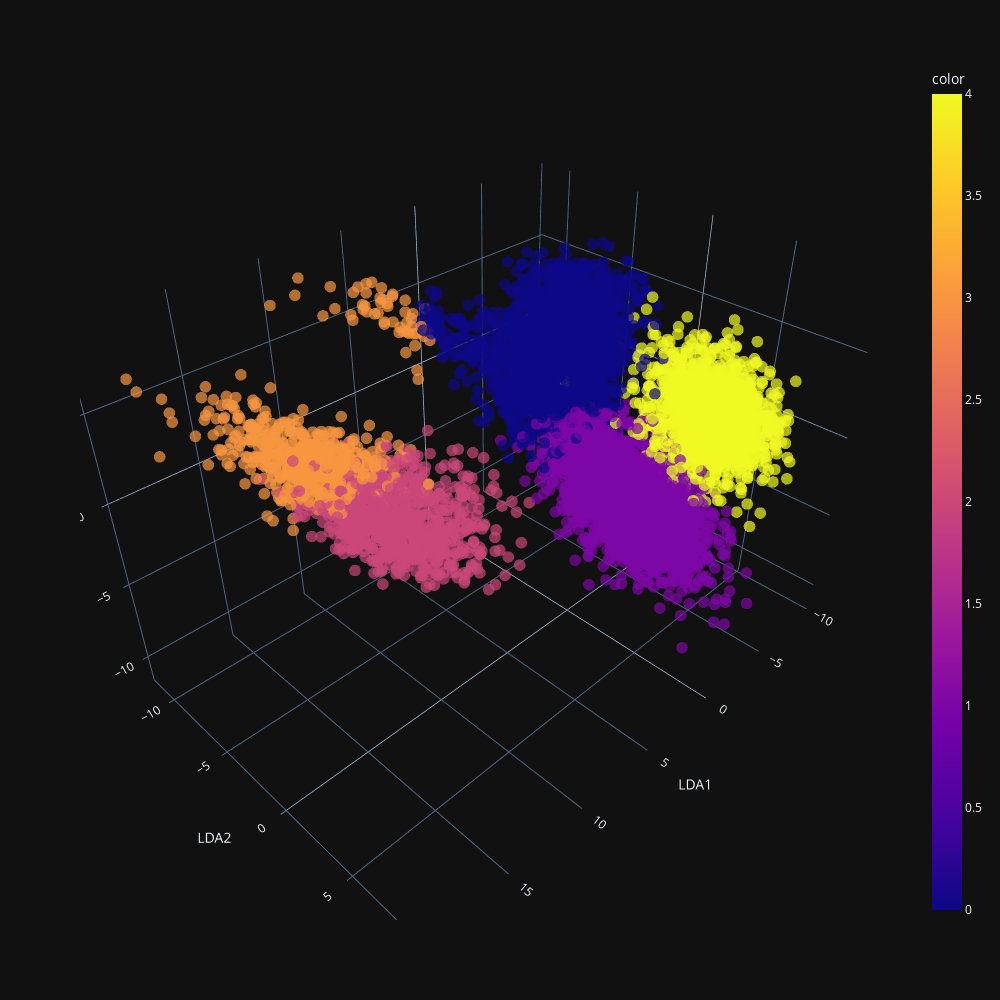

Source (notebook cell):
### Code cell
#kmeans clustering replicated 10 times
from sklearn.cluster import KMeans
km = KMeans(n_clusters=5, random_state=1, n_init=10, max_iter=1000, tol=1e-6)
kmeans_labels = km.fit_predict(X)
#pca for plotting 
fig = px.scatter_3d(Xtilde, x=Zlda[:, 0], y=Zlda[:, 1], z=Zlda[:, 2], color=kmeans_labels,
                    template='plotly_dark', color_discrete_sequence=px.colors.qualitative.Pastel2, opacity=0.7)
#label the axis PCA1 PCA2 PCA3
fig.update_layout(scene = dict(xaxis_title = 'LDA1', yaxis_title = 'LDA2', zaxis_title = 'LDA3'))
#resize the plot
fig.update_layout(width=1000, height=1000)
#make points smaller
fig.update_traces(marker=dict(size=4), selector=dict(mode='markers'))
fig.show()

### Figure 1 — Plotly figure (JSON) as saved in the notebook; plotly's stock layout.template omitted (floating-point values rounded to 4 significant figures; data arrays with more than 128 entries replaced by an {"elided": "..."} marker saying what was removed)
{"data": [{"hovertemplate": "x=%{x}<br>y=%{y}<br>z=%{z}<br>color=%{marker.color}<extra></extra>", "legendgroup": "", "marker": {"color": {"elided": "7497 int values"}, "coloraxis": "coloraxis", "opacity": 0.7, "size": 4, "symbol": "circle"}, "mode": "markers", "name": "", "scene": "scene", "showlegend": false, "type": "scatter3d", "x": {"elided": "7497 float values"}, "y": {"elided": "7497 float values"}, "z": {"elided": "7497 float values"}}], "layout": {"coloraxis": {"colorbar": {"title": {"text": "color"}}, "colorscale": [[0, "#0d0887"], [0.1111, "#46039f"], [0.2222, "#7201a8"], [0.3333, "#9c179e"], [0.4444, "#bd3786"], [0.5556, "#d8576b"], [0.6667, "#ed7953"], [0.7778, "#fb9f3a"], [0.8889, "#fdca26"], [1, "#f0f921"]]}, "height": 1000, "legend": {"tracegroupgap": 0}, "margin": {"t": 60}, "scene": {"domain": {"x": [0, 1], "y": [0, 1]}, "xaxis": {"title": {"text": "LDA1"}}, "yaxis": {"title": {"text": "LDA2"}}, "zaxis": {"title": {"text": "LDA3"}}}, "width": 1000}}
